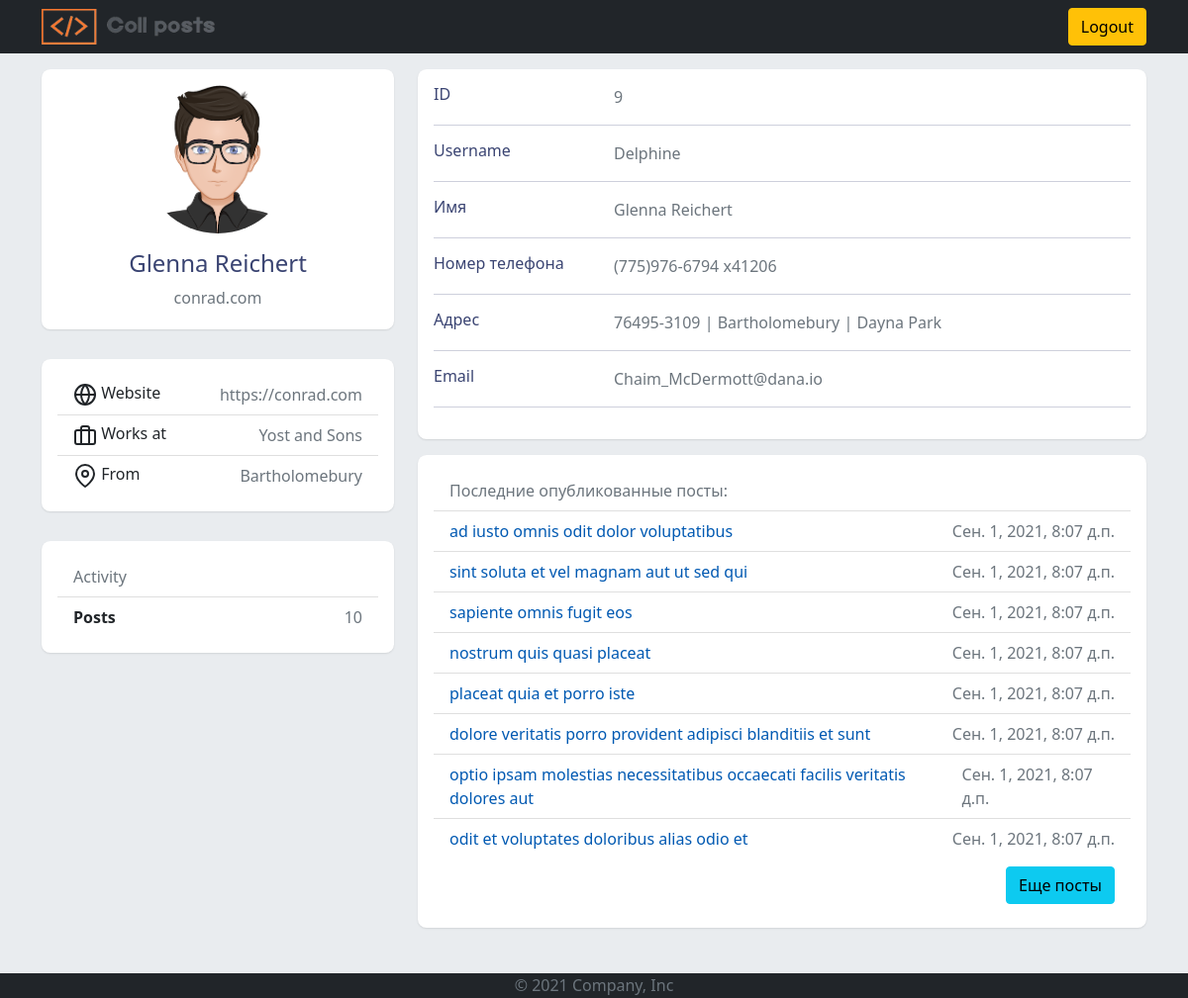
The app's page /users/id9 (signed in) with its own data.
### strange_posts/models.py (models this page shows, shortened)
class TimeBaseModel(models.Model):
    created_at = models.DateTimeField(auto_now_add=True)
    updated_at = models.DateTimeField(auto_now=True)
    class Meta:
        abstract = True

class User(TimeBaseModel):
    id = models.IntegerField(primary_key=True)
    name = models.CharField(max_length=255, verbose_name='Полное имя')
    username = models.CharField(max_length=100, unique=True, verbose_name='Имя пользователя')
    photo = models.ImageField('Фотография', upload_to='users_photo/%Y/%m/%d', null=True)
    email = models.EmailField(verbose_name='Email')
    user_address = models.ForeignKey(UserAddress, on_delete=models.SET_NULL, null=True,
                                     verbose_name='Адрес пользователя')
    phone_number = models.CharField(max_length=100, verbose_name='Номер телефона')
    user_website = models.CharField(max_length=255, verbose_name='Веб-сайт пользователя')
    user_company = models.ForeignKey(Company, on_delete=models.SET_NULL, null=True,
                                     verbose_name='Компания пользователя')
    class Meta:
        verbose_name = 'Пользователь'
        verbose_name_plural = 'Пользователи'
    def __str__(self):
        return f'{self.name} | {self.username}'

class Company(TimeBaseModel):
    name = models.CharField(max_length=255, verbose_name='Название компании')
    catch_phrase = models.CharField(max_length=255, verbose_name='catchPhrase')
    bs = models.CharField(max_length=255, verbose_name='bs')
    class Meta:
        verbose_name = 'Компания пользователя'
        verbose_name_plural = 'Компании пользователей'
    def __str__(self):
        return f'{self.name}'

class UserAddress(TimeBaseModel):
    street = models.CharField(max_length=255, verbose_name='Улица')
    suite = models.CharField(max_length=255, verbose_name='Suite')
    city = models.CharField(max_length=100, verbose_name='Город')
    zipcode = models.CharField(max_length=100, verbose_name='Почтовый индекс')
    geo = models.JSONField(default=dict, verbose_name='Геолокация')
    class Meta:
        verbose_name = 'Адрес пользователя'
        verbose_name_plural = 'Адреса пользователей'
    def __str__(self):
        return f'{self.zipcode} | {self.city} | {self.street}'

class Post(TimeBaseModel):
    id = models.IntegerField(primary_key=True)
    title = models.CharField(max_length=255, verbose_name='Название поста')
    body = models.TextField(verbose_name='Текст поста')
    user = models.ForeignKey(User, on_delete=models.CASCADE, verbose_name='Автор поста')
    categories = models.ManyToManyField(PostCategory, default=[])
    post_views = models.PositiveIntegerField('Количество просмотров', default=0)
    class Meta:
        verbose_name = 'Пост'
        verbose_name_plural = 'Пользовательские посты'
    def get_absolute_url(self):
        return reverse('post', kwargs={'pk': self.pk})

### strange_posts/views.py (the view)
# urls.py: path('users/id<int:pk>', views.GetUser.as_view(), name='get_user'),
class GetUser(LoginRequiredMixin, DetailView):
    model = User
    context_object_name = 'user'
    def get_context_data(self, *, object_list=None, **kwargs):
        context = super().get_context_data(**kwargs)  # Получаем context у предка
        context['title'] = context['user']
        context['show_data'] = {
            'ID': context['user'].pk,
            'Username': context['user'].username,
            'Имя': context['user'].name,
            'Номер телефона': context['user'].phone_number,
            'Адрес': context['user'].user_address,
            'Email': context['user'].email
        }
        context['posts'] = Post.objects.filter(user_id=self.kwargs['pk']).order_by('-created_at')[:8]
        return context
    def get_queryset(self):
        return User.objects.annotate(Count('post')).select_related('user_address', 'user_company')

### strange_posts/templates/strange_posts/user_detail.html (shortened to what this page needs)
{% extends 'strange_posts/base.html' %}
{% load static %}
{% block content %}
    <div class="container">
        <div class="row gutters-sm">
            <div class="col-md-4 mb-3">
                <div class="card">
                    <div class="card-body">
                        <div class="d-flex flex-column align-items-center text-center">
                            {% if user.photo %}
                                <img src="{{ user.photo.url }}" alt="User" class="rounded-circle" width="150">
                            {% else %}
                                <img src="{% static 'strange_posts/images/base_avatar.png' %}" alt="User" class="rounded-circle" width="150">
                            {% endif %}
                            <div class="mt-3">
                                <h4>{{ user.name }}</h4>
                                <p class="text-secondary mb-1">{{ user.user_website }}</p>
                            </div>
                        </div>
                    </div>
                </div>
                <div class="card">
                    <div class="card-body">
                        <ul class="list-group list-group-flush">
                            <li class="list-group-item d-flex justify-content-between align-items-center flex-wrap">
                                <h6 class="mb-0">
                                    Website
                                </h6>
                                <span class="text-secondary">https://{{ user.user_website }}</span>
                            </li>
                            <li class="list-group-item d-flex justify-content-between align-items-center flex-wrap">
                                <h6 class="mb-0">
                                    Works at
                                </h6>
                                <span class="text-secondary">{{ user.user_company }}</span>
                            </li>
                            <li class="list-group-item d-flex justify-content-between align-items-center flex-wrap">
                                <h6 class="mb-0">
                                    From
                                </h6>
                                <span class="text-secondary">{{ user.user_address.city }}</span>
                            </li>
                        </ul>
                    </div>
                </div>
                <div class="card">
                    <div class="card-body">
                        <ul class="list-group list-group-flush">
                            <li class="list-group-item text-muted">Activity <em class="fa fa-dashboard fa-1x"></em></li>
                            <li class="list-group-item d-flex justify-content-between align-items-center flex-wrap">
                                <span class="pull-left"><strong>Posts</strong></span>
                                <span class="text-secondary">{{ user.post__count }}</span>
                            </li>
                        </ul>
                    </div>
                </div>
            </div>
            <div class="col-md-8">
                <div class="card mb-3">
                    <div class="card-body">
                        {% for key, value in show_data.items %}
                            <div class="row">
                                <div class="col-sm-3"><h6 class="mb-0">{{ key }}</h6></div>
                                <div class="col-sm-9 text-secondary">{{ value }}</div>
                            </div>
                            <hr>
                        {% endfor %}
                    </div>
                </div>
                {% if user.post__count > 0 %}
                    <div class="card">
                        <div class="card-body">
                            <ul class="allposts list-group list-group-flush">
                                <li class="list-group-item text-muted">Последние опубликованные посты:</li>
                                {% for post in posts %}
                                    {% if forloop.last %}
                                        <li class="list-group-item posts d-flex justify-content-between last-post" data-len_posts="{{ posts|length }}" data-user_pk="{{ post.user_id }}">
                                    {% else %}
                                        <li class="list-group-item posts d-flex justify-content-between">
                                    {% endif %}
                                            <span class="pull-left"><a href="{{ post.get_absolute_url }}" class="pull-left">{{ post.title }}</a></span>
                                            <span class="text-secondary">{{ post.created_at }}</span>
                                        </li>
                                {% endfor %}
                            </ul>
                            {% if user.post__count > 8 %}
                                <ul class="load-more list-group list-group-flush">
                                    <li class="list-group-item d-flex justify-content-between">
                                        <span class="text-secondary">
                                            <a class="btn btn-info" id="load-more" target="__blank">Еще посты</a>
                                        </span>
                                    </li>
                                </ul>
                            {% endif %}
                        </div>
                    </div>
                {% endif %}
            </div>
        </div>
    </div>
{% endblock %}

### strange_posts/static/strange_posts/css/styles.css (style rules this page uses)
html, body { display: flex; width: 100%; height: 100%; min-height: 100vh; color: rgba(24, 35, 89, 0.85); background-color: #e9ecef; font-weight: 400; }
a { color: #0059b2; text-decoration: none; }
img { max-width: 800px; height: auto; }
.card { background: #fff; transition: .5s; border: 0; margin-bottom: 30px; border-radius: .55rem; position: relative; width: 100%; box-shadow: 0 1px 2px 0 rgb(0 0 0 / 10%); }

### records on screen
User: name "Glenna Reichert", user_website "conrad.com", user_company "Yost and Sons", user_address.city "Bartholomebury", post__count "10", show_data "Delphine" "Glenna Reichert" "(775)976-6794 x41206" "Chaim_McDermott@dana.io"
UserAddress: key "Адрес", zipcode+city+street "76495-3109 | Bartholomebury | Dayna Park"
Post: title "ad iusto omnis odit dolor voluptatibus", created_at "Сен. 1, 2021, 8:07 д.п."
Post: title "sint soluta et vel magnam aut ut sed qui", created_at "Сен. 1, 2021, 8:07 д.п."
Post: title "sapiente omnis fugit eos", created_at "Сен. 1, 2021, 8:07 д.п."
Post: title "nostrum quis quasi placeat", created_at "Сен. 1, 2021, 8:07 д.п."
Post: title "placeat quia et porro iste", created_at "Сен. 1, 2021, 8:07 д.п."
Post: title "dolore veritatis porro provident adipisci blanditiis et sunt", created_at "Сен. 1, 2021, 8:07 д.п."
Post: title "optio ipsam molestias necessitatibus occaecati facilis veritatis dolores aut", created_at "Сен. 1, 2021, 8:07 д.п."
Post: title "odit et voluptates doloribus alias odio et", created_at "Сен. 1, 2021, 8:07 д.п."

### other values on screen
{{ key }} "ID" "Username" "Имя" "Номер телефона" "Email"
{{ value }} "9"
